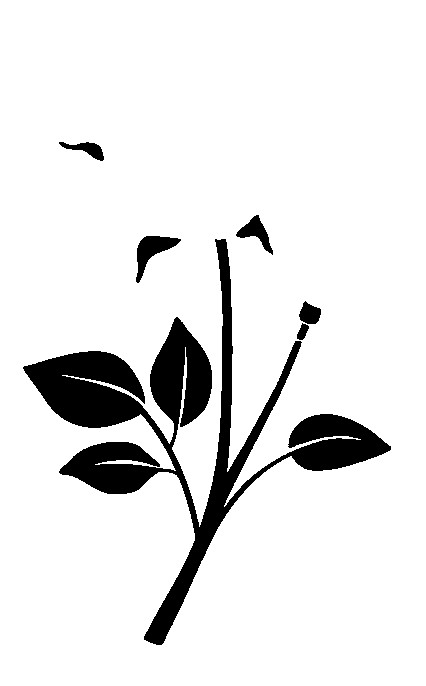
#> input picture RaspberryPi_JetsonNano/python/pic/rose-buds-vector-silhouettes-flowers-design-elements-monochrome-rose-tattoo-illustration-2B0TJ9P--one-black.jpg, 426 x 686 px
$ python resize.py pic/rose-buds-vector-silhouettes-flowers-design-elements-monochrome-rose-tattoo-illustration-2B0TJ9P--one-black.jpg pic/rose-buds-vector-silhouettes-flowers-design-elements-monochrome-rose-tattoo-illustration-2B0TJ9P--one-red.jpg
#> lines starting #> are read from the running program, lines starting #| are printed output that depends on the picture
import sys

from PIL import Image

new_width =104
i = Image.open(sys.argv[1])
#> i is the input picture: PIL image 426x686 RGB; min 0, max 255, mean 230
i.resize((new_width, int(i.size[1] * new_width / i.size[0])), Image.Resampling.LANCZOS).save(
    sys.argv[2]
)
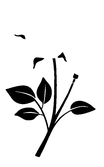
#> saved as rose-buds-vector-silhouettes-flowers-design-elements-monochrome-rose-tattoo-illustration-2B0TJ9P--one-red.jpg: PIL image 104x167 RGB; min 0, max 255, mean 230.1

$ run again, on RaspberryPi_JetsonNano/python/pic/rose-buds-vector-silhouettes-flowers-design-elements-monochrome-rose-tattoo-illustration-2B0TJ9P--one.jpg
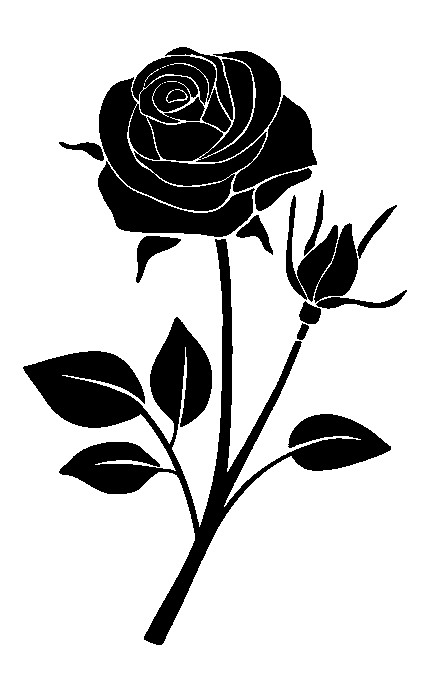
#> input picture RaspberryPi_JetsonNano/python/pic/rose-buds-vector-silhouettes-flowers-design-elements-monochrome-rose-tattoo-illustration-2B0TJ9P--one.jpg, 426 x 686 px
#> i is the input picture: PIL image 426x686 RGB; min 0, max 255, mean 200.1
#> `i.resize((new_width, int(i.size[1] * new_width / i.size[0])), Image.Re..`:
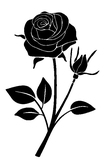
#> saved as rose-buds-vector-silhouettes-flowers-design-elements-monochrome-rose-tattoo-illustration-2B0TJ9P--one.jpg: PIL image 104x167 RGB; min 0, max 255, mean 200.5
